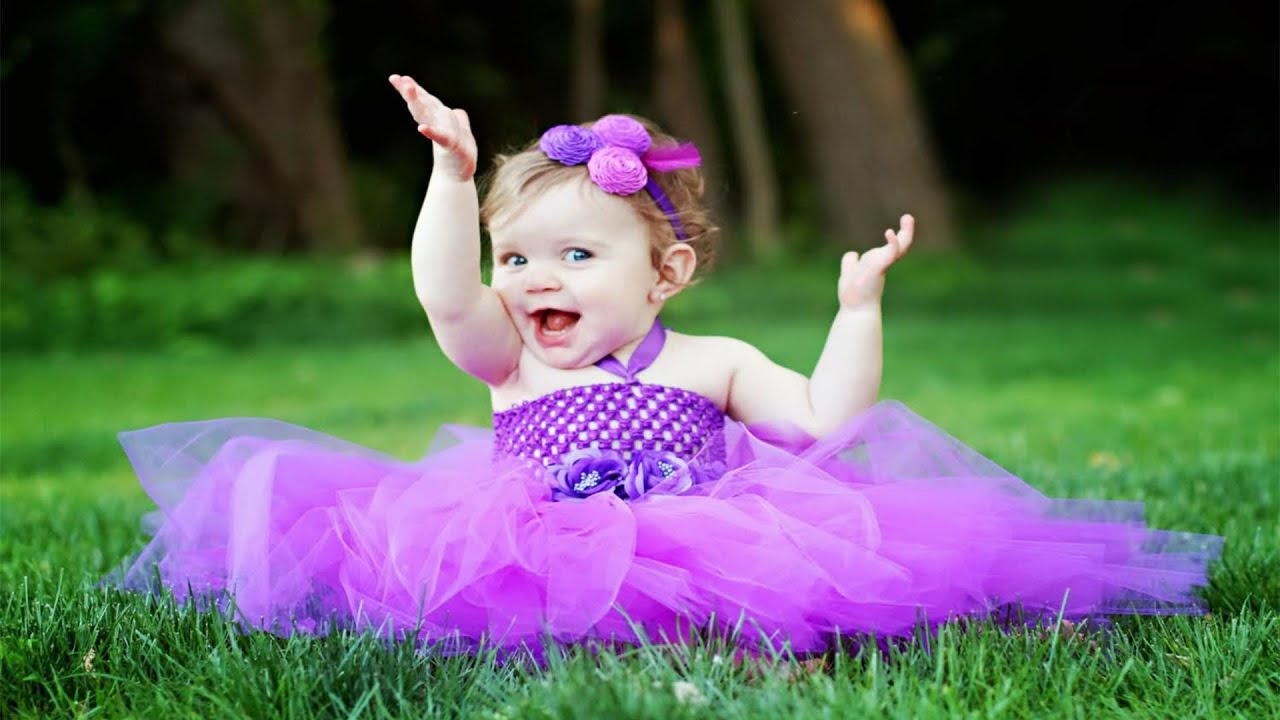
#> input picture baby.jpg, 1280 x 720 px
$ python negative.py
#> lines starting #> are read from the running program, lines starting #| are printed output that depends on the picture
import cv2
import matplotlib.pyplot as plt

color_image = cv2.imread('baby.jpg')
#> color_image is the input picture: shape (720, 1280, 3); mean B, G, R 94.9, 97.8, 93.5
negative_color_image = 255 - color_image
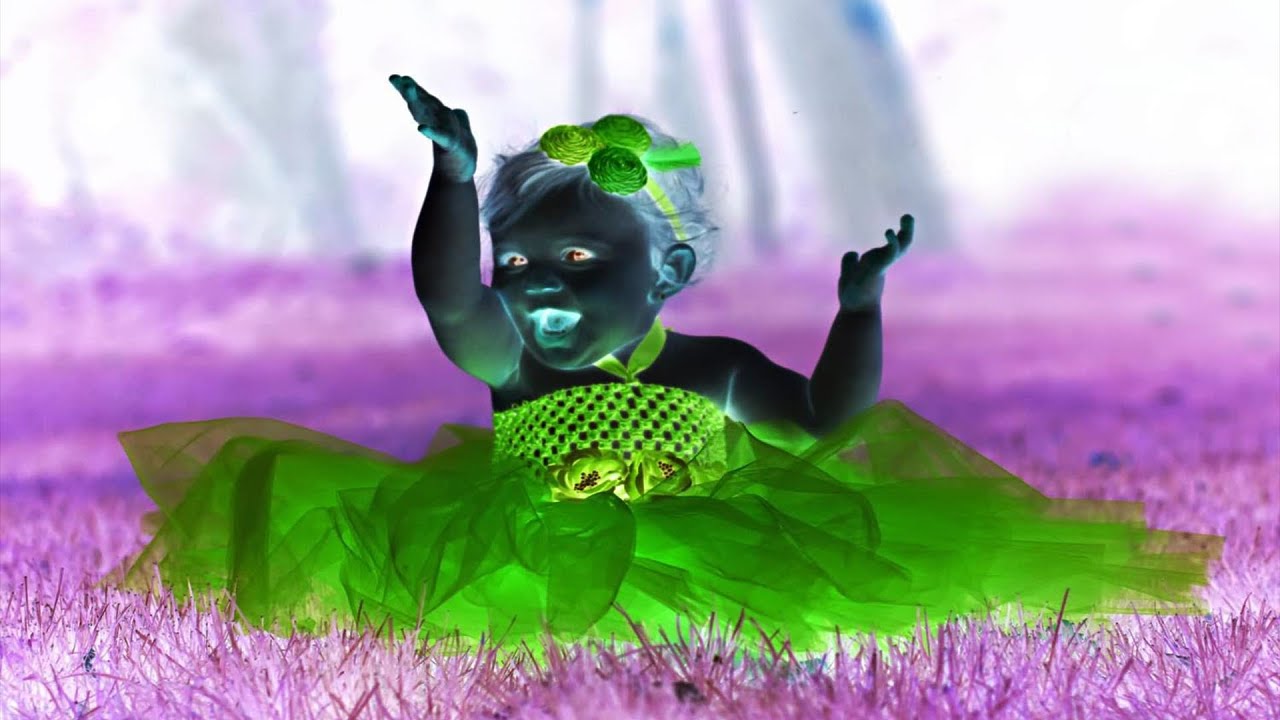
#> negative_color_image: shape (720, 1280, 3); mean B, G, R 160.1, 157.2, 161.5

gray_image = cv2.imread('baby.jpg', cv2.IMREAD_GRAYSCALE)
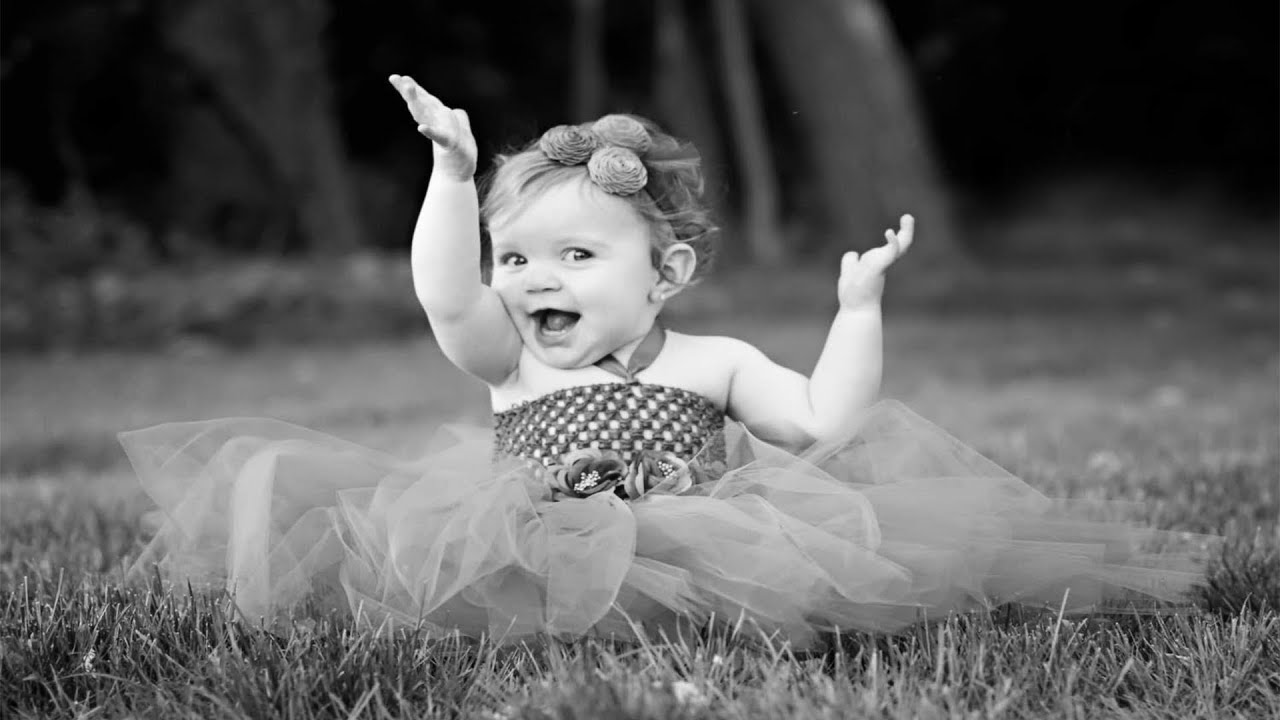
#> gray_image: shape (720, 1280); min 0, max 255, mean 96.2
negative_gray_image = 255 - gray_image
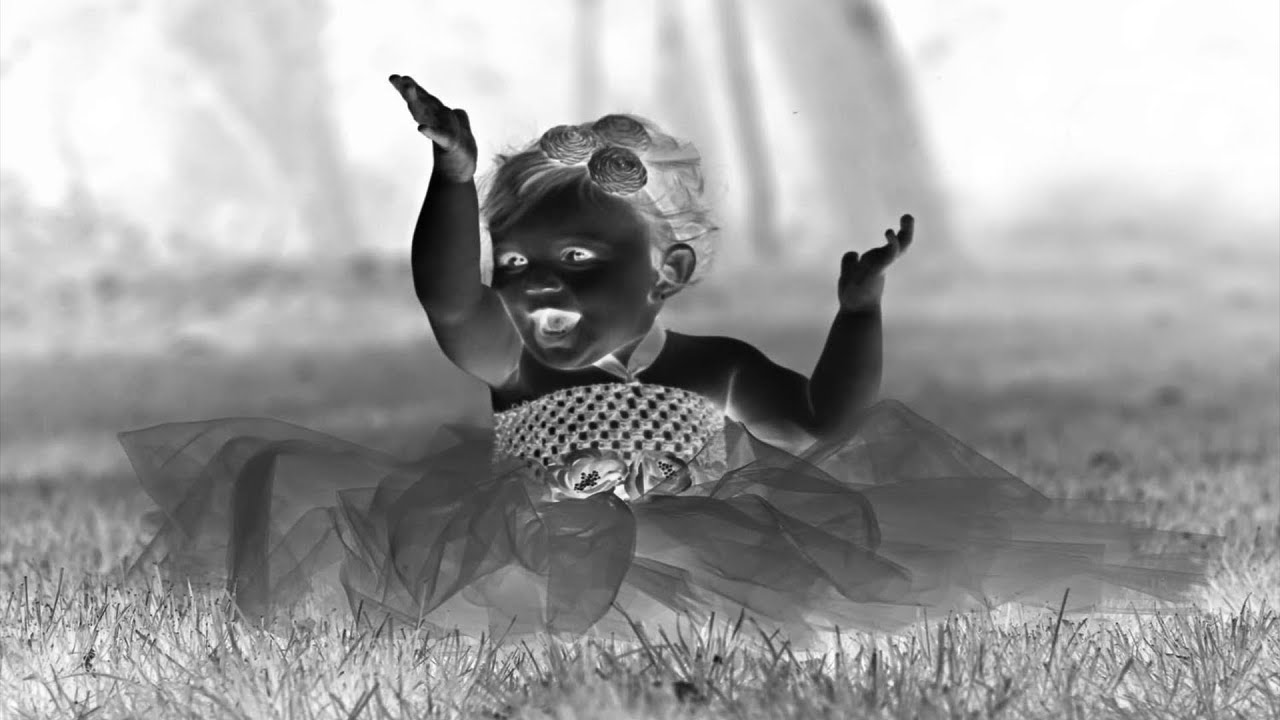
#> negative_gray_image: shape (720, 1280); min 0, max 255, mean 158.8
cv2.waitKey(0)
cv2.destroyAllWindows()

fig, axes = plt.subplots(2, 2, figsize=(6, 6))

# Plot the color image in the first subplot
axes[0, 0].imshow(cv2.cvtColor(color_image, cv2.COLOR_BGR2RGB))
axes[0, 0].set_title('Color Image')

# Plot the negative color image in the second subplot
axes[0, 1].imshow(cv2.cvtColor(negative_color_image, cv2.COLOR_BGR2RGB))
axes[0, 1].set_title('Negative Color Image')

# Plot the grayscale image in the third subplot
axes[1, 0].imshow(gray_image, cmap='gray')
axes[1, 0].set_title('Grayscale Image')

# Plot the negative grayscale image in the fourth subplot
axes[1, 1].imshow(negative_gray_image, cmap='gray')
axes[1, 1].set_title('Negative Grayscale Image')

# Adjust spacing between subplots
plt.tight_layout()

# Show the plot
plt.show()
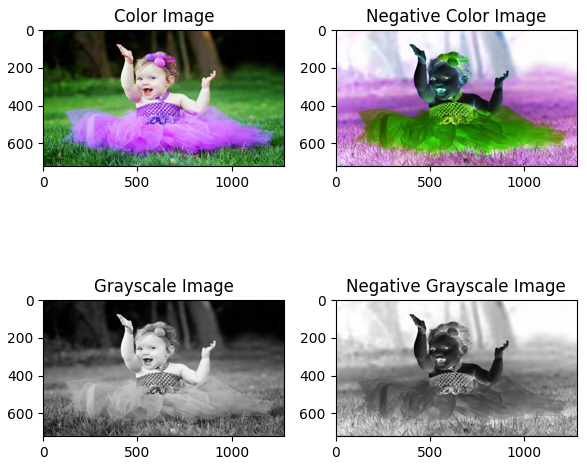
#> figure drawn by matplotlib, 4 panels

$ run again, with negative_image.jpg copied over baby.jpg
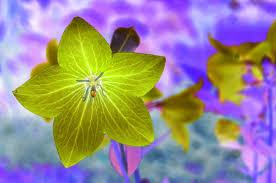
#> input picture negative_image.jpg, 276 x 183 px
#> color_image is the input picture: shape (183, 276, 3); mean B, G, R 145.9, 139.2, 151.8
#> `negative_gray_image = 255 - gray_image`:
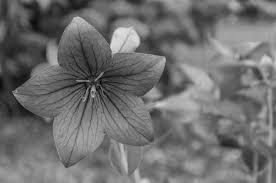
#> negative_gray_image: shape (183, 276); min 0, max 232, mean 111.2
#> `plt.show()`:
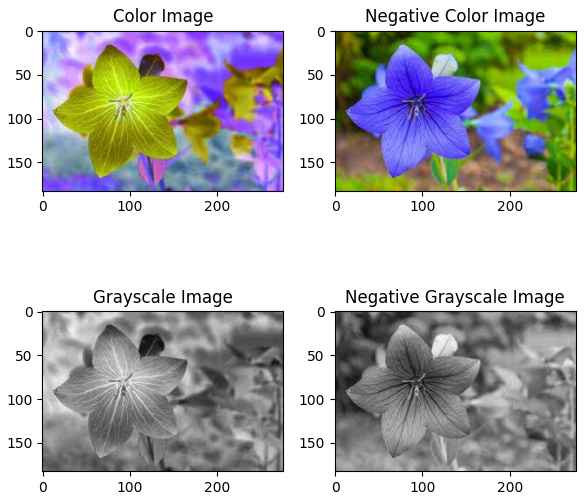
#> figure drawn by matplotlib, 4 panels
